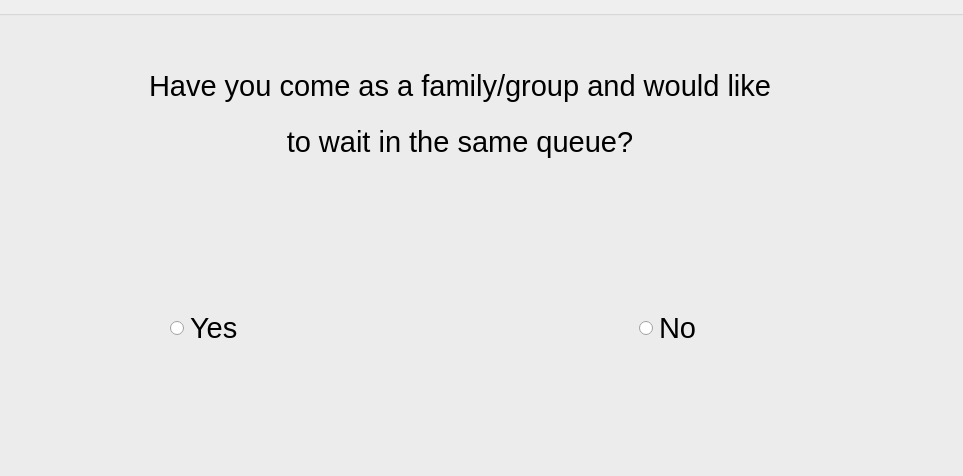
<?xml version="1.0" encoding="UTF-8"?>
<ui version="4.0">
 <class>FAMILY</class>
 <widget class="QDialog" name="FAMILY">
  <property name="geometry">
   <rect>
    <x>0</x>
    <y>0</y>
    <width>963</width>
    <height>476</height>
   </rect>
  </property>
  <property name="windowTitle">
   <string>Dialog</string>
  </property>
  <widget class="QGroupBox" name="groupBox">
   <property name="geometry">
    <rect>
     <x>-150</x>
     <y>10</y>
     <width>1211</width>
     <height>611</height>
    </rect>
   </property>
   <property name="title">
    <string/>
   </property>
   <widget class="QLabel" name="label_pic">
    <property name="geometry">
     <rect>
      <x>320</x>
      <y>350</y>
      <width>231</width>
      <height>151</height>
     </rect>
    </property>
    <property name="text">
     <string/>
    </property>
   </widget>
   <widget class="QLabel" name="label_pic2">
    <property name="geometry">
     <rect>
      <x>790</x>
      <y>350</y>
      <width>181</width>
      <height>151</height>
     </rect>
    </property>
    <property name="text">
     <string/>
    </property>
   </widget>
   <widget class="QWidget" name="layoutWidget">
    <property name="geometry">
     <rect>
      <x>210</x>
      <y>50</y>
      <width>800</width>
      <height>107</height>
     </rect>
    </property>
    <layout class="QVBoxLayout" name="verticalLayout">
     <item>
      <widget class="QLabel" name="label">
       <property name="font">
        <font>
         <pointsize>22</pointsize>
        </font>
       </property>
       <property name="text">
        <string>Have you come as a family/group and would like</string>
       </property>
       <property name="alignment">
        <set>Qt::AlignCenter</set>
       </property>
      </widget>
     </item>
     <item>
      <widget class="QLabel" name="label_2">
       <property name="font">
        <font>
         <pointsize>22</pointsize>
        </font>
       </property>
       <property name="text">
        <string>to wait in the same queue?</string>
       </property>
       <property name="alignment">
        <set>Qt::AlignCenter</set>
       </property>
      </widget>
     </item>
    </layout>
   </widget>
   <widget class="QWidget" name="layoutWidget_2">
    <property name="geometry">
     <rect>
      <x>320</x>
      <y>290</y>
      <width>931</width>
      <height>57</height>
     </rect>
    </property>
    <layout class="QHBoxLayout" name="horizontalLayout">
     <item>
      <widget class="QRadioButton" name="Yes">
       <property name="font">
        <font>
         <pointsize>22</pointsize>
        </font>
       </property>
       <property name="text">
        <string>Yes</string>
       </property>
      </widget>
     </item>
     <item>
      <widget class="QRadioButton" name="No">
       <property name="font">
        <font>
         <pointsize>22</pointsize>
        </font>
       </property>
       <property name="text">
        <string>No</string>
       </property>
      </widget>
     </item>
    </layout>
   </widget>
  </widget>
 </widget>
 <resources/>
 <connections/>
</ui>
